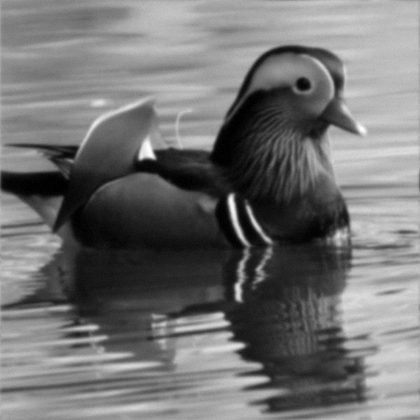
%> input picture Project3/Bird 2 degraded.tif, 420 x 420 px, shrunk from 600 x 600 before the run
$ octave project3.m   (GNU Octave 9; MATLAB toolbox functions it lacks are replaced by stand-ins)
%> lines starting %> are read from the running program, lines starting %| are printed output that depends on the picture
clc;
clear;
close all;
%% read original image
Im = imread('Bird 2 degraded.tif');
%> Im is the input picture: size 420x420 uint8; min 0, max 255, mean 114.8
% figure('Name','Original image','NumberTitle','off')
% imshow(Im);
[w,h,nChannels] = size(Im);
%> w = 420; h = 420; nChannels = 1
Im = im2double(Im);
%> Im: size 420x420 double

%% Plot of DFT magnitude in Log scale
Im_fft = fft2(Im);
% fftshift func used to center the low frequency in log scale of magnitude
Im_fft_shift = fftshift(Im_fft);
% log(1)=0,so in log scale we need to add 1
magnitude = log(1+abs(Im_fft_shift));
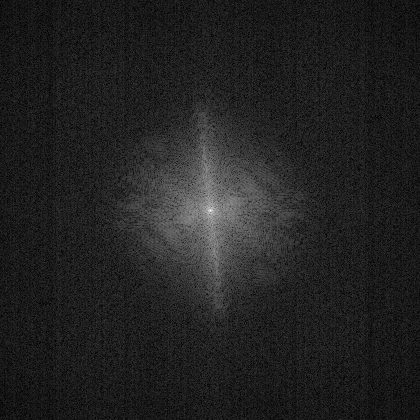
%> magnitude: size 420x420 double; min 0.00932, max 11.28, mean 1.54; drawn with min black and max white
figure('Name','Plot of DFT magnitude in Log scale','NumberTitle','off');
% mat2gray scale the image's value to 0-1
result_Im = mat2gray(magnitude);
imshow(result_Im);

%% Figure of the Fourier magnitude (frequency response) of degradation model H(u,v)

Im_center = [w/2,h/2];
%> Im_center = [210 210]
de_model = zeros(size(Im));
k = 0.001;
for v = 1 : w
    for u = 1 : h
        de_model(u,v) = exp(-1*k*((u-h/2)^2+(v-w/2)^2)^(5/6));
    end
end
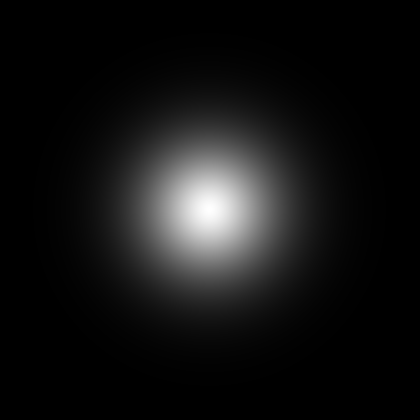
%> de_model: size 420x420 double; min 1.81e-06, max 1, mean 0.0781
de_mag = log(1+abs(de_model));
result_de_Im = mat2gray(de_mag);
figure('Name','Figure of the Fourier magnitude (frequency response) of degradation model','NumberTitle','off');
imshow(result_de_Im);

%% Figures of the output images using different radii (50, 85, 120) of inverse filtering
inverse_de_model = zeros(size(Im));
for v = 1 : w
    for u = 1 : h
        inverse_de_model(u,v) = exp(k*((u-h/2)^2+(v-w/2)^2)^(5/6));
    end
end
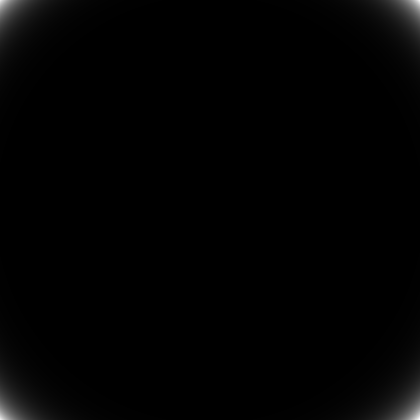
%> inverse_de_model: size 420x420 double; min 1, max 551152.9, mean 5492; drawn with min black and max white
inverse_de_mag = log(1+abs(inverse_de_model));
result_inv_de_Im = mat2gray(inverse_de_mag);
figure('Name','Figure of the Fourier magnitude (frequency response) of inverse degradation model','NumberTitle','off');
imshow(result_inv_de_Im);

%Butterwurth low pass filter
for cutoff_radious = 50:35:120
    BLPF = zeros(size(Im));
    for v = 1 : w
        for u = 1 : h
            BLPF(u,v) = 1/(1+(sqrt((Im_center(1)-v)^2+(Im_center(2)-u)^2)/cutoff_radious)^20);
        end
    end
    result_fft = Im_fft_shift.*inverse_de_model.*BLPF;
    inversed_Im = real(ifft2(ifftshift(result_fft)));
    title_text = append('Image inversed in inverse degradation radius = ', int2str(cutoff_radious));
    figure('Name',title_text,'NumberTitle','off');
    imshow(inversed_Im);
    title(title_text)
end
%> this loop made 3 passes
%> pass 1, `inversed_Im = real(ifft2(ifftshift(result_fft)));`:
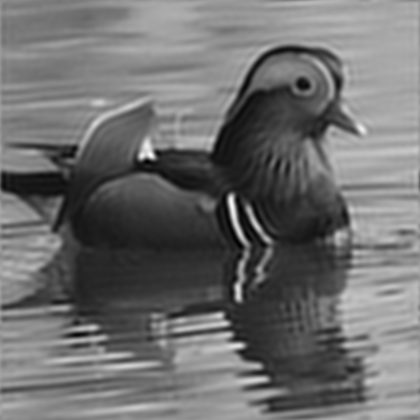
%> inversed_Im: size 420x420 double; min -0.109, max 1.18, mean 0.451; drawn with min black and max white
%> pass 2, `inversed_Im = real(ifft2(ifftshift(result_fft)));`:
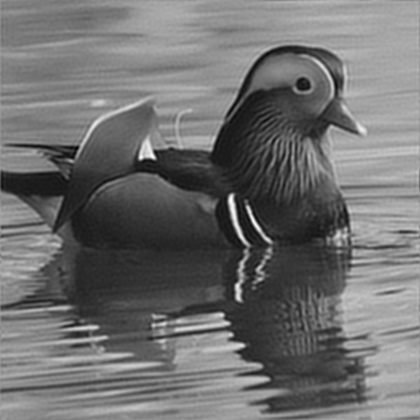
%> inversed_Im: size 420x420 double; min -0.143, max 1.21, mean 0.451; drawn with min black and max white
%> after the loop:
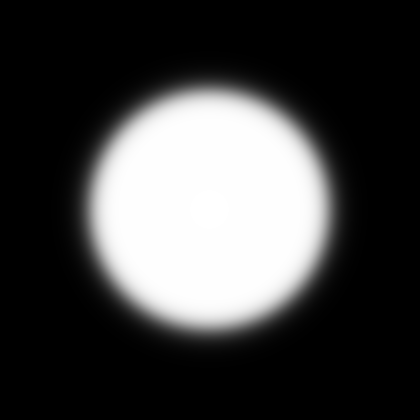
%> BLPF: size 420x420 double; min 1.35e-08, max 1, mean 0.261
